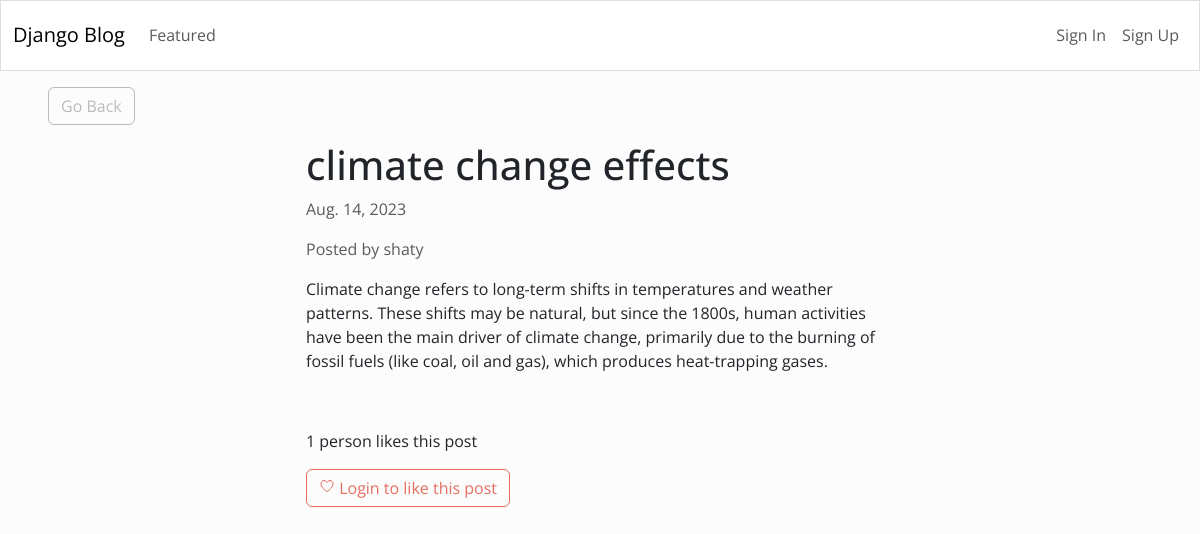
Page /2/ on the committed database.
### blog/models.py (models this page shows)
class Article(models.Model):
	title = models.CharField(max_length=255)
	content = HTMLField()
	date = models.DateField(auto_now_add=True)
	author = models.ForeignKey(User, on_delete=models.CASCADE)
	profile_pic=models.ImageField(null=True, blank=True)
	featured = models.BooleanField(default=False)
	likes = models.ManyToManyField(User, related_name='likes', blank=True)

### blog/views.py (the view)
# urls.py: path('<int:pk>/', DetailArticleView.as_view(), name='detail_article'),
class DetailArticleView(DetailView):
	model = Article
	template_name = 'blog/blog_post.html'
	def get_context_data(self, *args, **kwargs):
		context = super(DetailArticleView, self).get_context_data(*args, **kwargs)
		context['liked_by_user'] = False
		article = Article.objects.get(id=self.kwargs.get('pk'))
		if article.likes.filter(pk=self.request.user.id).exists():
			context['liked_by_user'] = True
		return context

### blog/templates/blog/blog_post.html (shortened to what this page needs)
{% extends 'blog/base.html' %}
{% block content %}
<div class="row">
	<div class="col-md-4 col-12 mx-md-5 mx-2 mt-md-3 my-3">
		<a class="btn btn-outline-secondary" href="{% url 'index' %}">Go Back</a>
	</div>
</div>
<div class="row">
	<div class="col-md-6 col-11 mx-md-auto mb-3 pb-2 mx-3">
		<h1>{{ object.title }}</h1>
		<p class="text-muted">{{ object.date }}</p>
		<p class="text-muted">Posted by {{ object.author.username }}</p>
		<div>
			{{ object.content|safe }}
		</div>
	</div>
</div>
<div class="row my-3">
	<div class="col-md-6 col-12 mx-md-auto mx-3">
		{% if object.likes.count == 1 %}
			<p>{{ object.likes.count }} person likes this post</p>
		{% else %}
			<p>{{ object.likes.count }} people like this post</p>
		{% endif %}
		{% if request.user.is_authenticated %}
			{% if liked_by_user %}
				<form method="POST" action="{% url 'like_article' object.id %}">
					{% csrf_token %}
					<button class="btn btn-outline-primary"><ion-icon name="heart-dislike-outline"></ion-icon> Unlike this post</button>
				</form>
			{% else %}
				<form method="POST" action="{% url 'like_article' object.id %}">
					{% csrf_token %}
					<button class="btn btn-outline-primary"><ion-icon name="heart-outline"></ion-icon> Like this post</button>
				</form>
			{% endif %}
		{% else %}
			<button class="btn btn-outline-primary" disabled><ion-icon name="heart-outline"></ion-icon> Login to like this post</button>
		{% endif %}
	</div>
</div>
{% endblock content %}

### rows in the picture
Article: title "climate change effects", date "Aug. 14, 2023", author.username "shaty", content "Climate change refers to long-term shifts in temperatures and weather patterns. These shifts may be natural, but since the 1800s, human activities have been the main driver of climate change, primarily due to the burning of fossil fuels (like coal, oil and gas), which produces heat-trapping gases.", likes.count "1"
